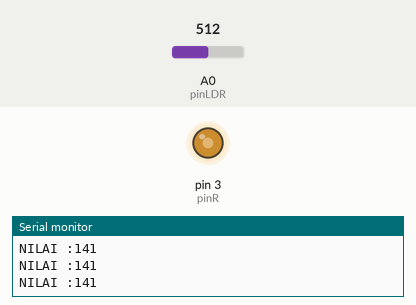
The sketch below on a simulated Arduino Uno, built with avr-gcc and run on an emulated ATmega328P. Shown: output pins drawn as LEDs (lit = HIGH), the last lines printed to the serial monitor. The test bench sets the inputs (shaded band); at power-on: A0 (pinLDR) = 512.

Above: at 1.2 s.
1.3 s: A0 (pinLDR) set to 716
At 1.7 s:
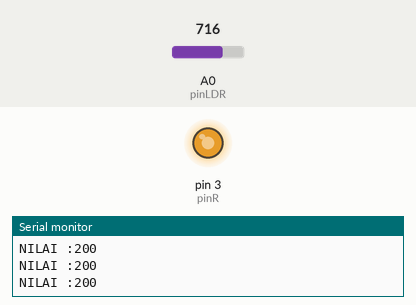
2.8 s: A0 (pinLDR) set to 306
At 3.9 s:
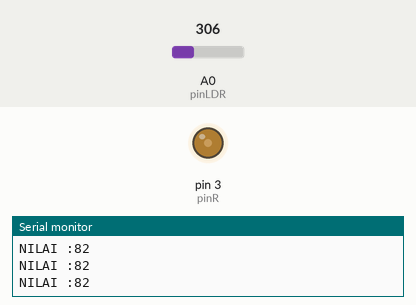
4.3 s: A0 (pinLDR) set to 122
At 5.0 s:
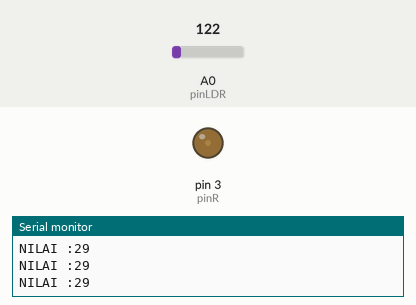
5.8 s: A0 (pinLDR) set to 511
At 6.2 s:
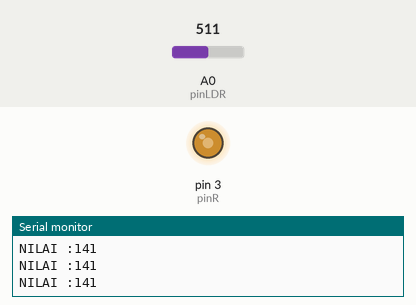
Timing chart, 0 to 8.3 s (numbered marks = the images above; inputs shaded):
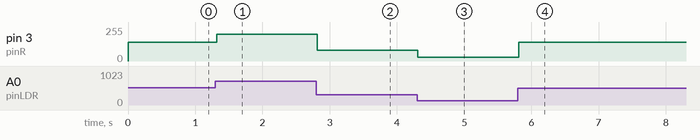

Measured:
- after the input at 1.3 s, pin 3 (pinR): 141/255 → 200/255 at once
- after the input at 2.8 s, pin 3 (pinR): 200/255 → 82/255 at once
- after the input at 4.3 s, pin 3 (pinR): 82/255 → 29/255 at once
- after the input at 5.8 s, pin 3 (pinR): 29/255 → 141/255 at once

The sketch:

1_Chalnges_LDR.ino
```cpp
int pinR    =3;
int pinLDR  =A0;

void setup() {
  Serial.begin(9600);
  pinMode(pinR,OUTPUT);
}

void loop() {
  int bacaLDR=analogRead(pinLDR);
  bacaLDR=map(bacaLDR,21,904,0,255);

  Serial.print("NILAI :");
  Serial.print(bacaLDR);
  Serial.println();


  //LOGIKA
  analogWrite(pinR, bacaLDR);

//  if(bacaLDR >= 500){
//    digitalWrite(pinR,HIGH);
//  }else{
//    digitalWrite(pinR,LOW);
//  }


}
```
